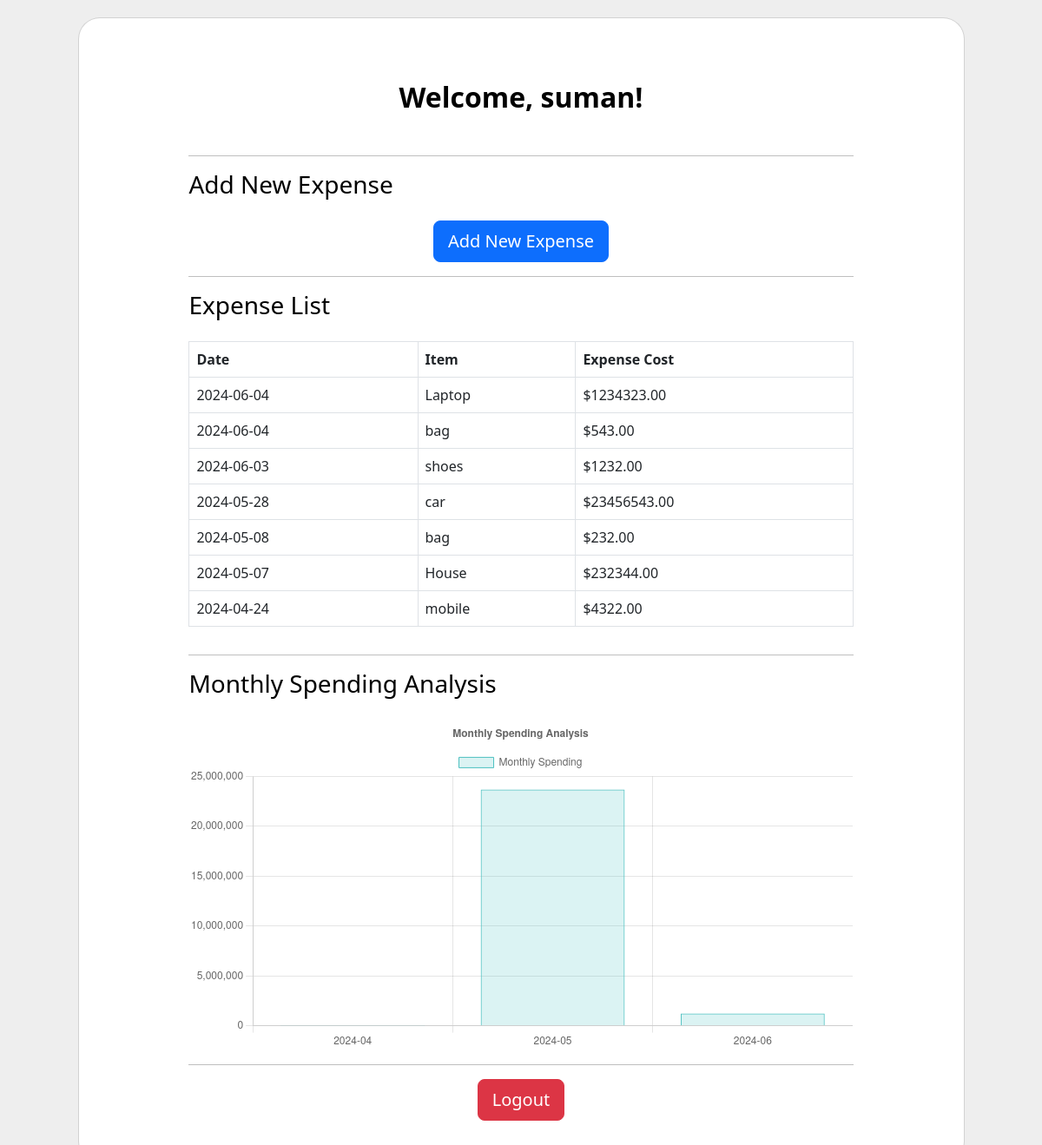
/dashboard.php (signed in), run on the app's committed database.
### tables this page shows
CREATE TABLE `expenses` (
  `id` int(11) NOT NULL,
  `user_id` int(11) NOT NULL,
  `expense_date` date NOT NULL,
  `item` varchar(255) NOT NULL,
  `expense_cost` decimal(10,2) NOT NULL
);

### dashboard.php (the view, shortened to what this page needs)
<?php
include('includes/db.php');
$user_id = $_SESSION['user_id'];
$sql_expenses = "SELECT expense_date, item, expense_cost
                 FROM expenses
                 WHERE user_id = '$user_id'
                 ORDER BY expense_date DESC";
$result_expenses = $conn->query($sql_expenses);
$sql_monthly = "SELECT YEAR(expense_date) AS year, MONTH(expense_date) AS month, SUM(expense_cost) AS total_expense
                FROM expenses
                WHERE user_id = '$user_id'
                GROUP BY YEAR(expense_date), MONTH(expense_date)";
$result_monthly = $conn->query($sql_monthly);
$monthly_spending = [];
while ($row = $result_monthly->fetch_assoc()) {
    $month_year = $row['year'] . '-' . str_pad($row['month'], 2, '0', STR_PAD_LEFT);
    $monthly_spending[$month_year] = $row['total_expense'];
}
?>
<!DOCTYPE html>
<html lang="en">
<head>
    <link href="https://cdn.jsdelivr.net/npm/bootstrap@5.3.0-alpha1/dist/css/bootstrap.min.css" rel="stylesheet">
</head>
<body>
    <section class="vh-100">
        <div class="container h-100">
            <div class="row d-flex justify-content-center align-items-center h-100">
                <div class="col-lg-12 col-xl-11">
                    <div class="card text-black">
                        <div class="card-body p-md-5">
                            <div class="row justify-content-center">
                                <div class="col-md-10 col-lg-10 col-xl-10">
                                    <h2 class="text-center fw-bold mb-5 mx-1 mx-md-4 mt-4">Welcome, <?php echo $_SESSION['fullname']; ?>!</h2>
                                    <hr>
                                    <h3 class="mb-4">Add New Expense</h3>
                                    <form action="add_expense.php" method="GET">
                                        <div class="d-flex justify-content-center">
                                            <button type="submit" class="btn btn-primary btn-lg">Add New Expense</button>
                                        </div>
                                    </form>
                                    <hr>
                                    <h3 class="mb-4">Expense List</h3>
                                    <div class="table-responsive">
                                        <table class="table table-bordered">
                                            <thead>
                                                <tr>
                                                    <th>Date</th>
                                                    <th>Item</th>
                                                    <th>Expense Cost</th>
                                                </tr>
                                            </thead>
                                            <tbody>
                                                <?php
                                                    while ($row = $result_expenses->fetch_assoc()) {
                                                        echo "<tr>";
                                                        echo "<td>" . $row['expense_date'] . "</td>";
                                                        echo "<td>" . $row['item'] . "</td>";
                                                        echo "<td>$" . $row['expense_cost'] . "</td>";
                                                        echo "</tr>";
                                                    }
                                                ?>
                                            </tbody>
                                        </table>
                                    </div>
                                    <hr>
                                    <h3 class="mb-4">Monthly Spending Analysis</h3>
                                    <canvas id="monthlySpendingChart" width="400" height="200"></canvas>
                                    <hr>
                                    <div class="d-flex justify-content-center">
                                        <a href="logout.php" class="btn btn-danger btn-lg">Logout</a>
                                    </div>
                                </div>
                            </div>
                        </div>
                    </div>
                </div>
            </div>
        </div>
    </section>
    <script>
        generateMonthlySpendingChart(<?php echo json_encode($monthly_spending); ?>);
    </script>
</body>
</html>

### dashboard.php (style rules this page uses)
body { background-color: #eee; }
.container { margin-top: 20px; }
.card { border-radius: 25px; }

### data on the page
expenses: expense_date "2024-06-04", item "Laptop", expense_cost "1234323.00"
expenses: expense_date "2024-06-04", item "bag", expense_cost "543.00"
expenses: expense_date "2024-06-03", item "shoes", expense_cost "1232.00"
expenses: expense_date "2024-05-28", item "car", expense_cost "23456543.00"
expenses: expense_date "2024-05-08", item "bag", expense_cost "232.00"
expenses: expense_date "2024-05-07", item "House", expense_cost "232344.00"
expenses: expense_date "2024-04-24", item "mobile", expense_cost "4322.00"

### other printed values
$_SESSION['fullname'] "suman"
chart data {{ json_encode($monthly_spending) }} {"2024-04":"4322.00","2024-05":"23689119.00","2024-06":"1236098.00"}
